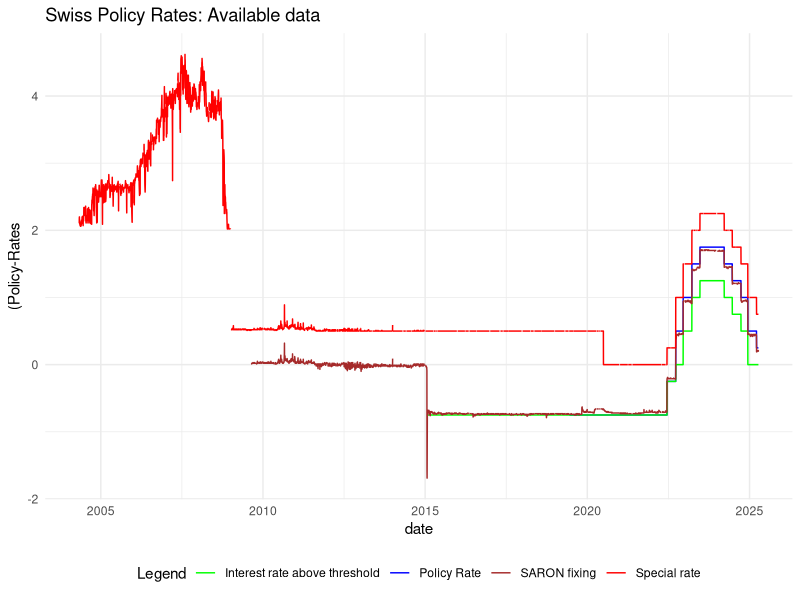
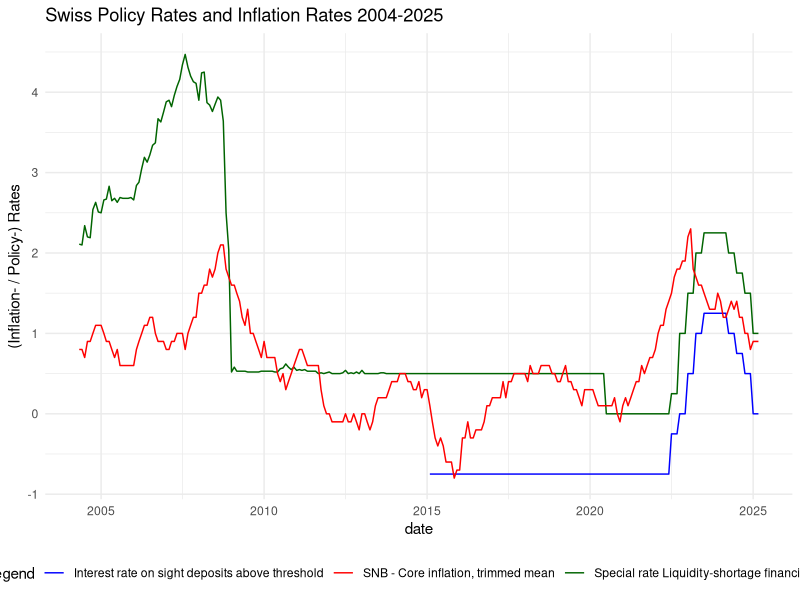

Generate these figures, in order, with R:
###install.packages("tidyverse")
library(tidyverse)
library(readxl)
library(zoo)


## Data preparation


# Load data

policy_rate_data <- read_excel("data/snb-data-snbgwdzid-en-all-20250414_1000.xlsx",
                            col_types = c("text", "numeric", "numeric", "numeric", "numeric", "numeric", "numeric", "numeric"),
                            skip = 21)
inflation_data <- read_excel("data/snb-data-plkoprinfla-en-all-20250422_0900.xlsx",
                            skip = 14) #skipping the first 14 rows


# Look at different available columns in the policy rate data:

pr_full <- policy_rate_data %>% 
  as_tibble() %>% 
  select(date = Overview,
         policy = `SNB policy rate`,
         ir_above = `Interest rate on sight deposits above threshold`,
         sar_fix = `SARON fixing at the close of the trading day`,
         special = `Special rate  (Liquidity-shortage financing facility)`) %>%
  mutate(date = ymd(date),
         (across(c(policy, ir_above, sar_fix, special),
                 ~ round(as.numeric(.), 2)))
  )
# view(pr_full)  

ggplot(pr_full, aes(x = date)) +
  geom_line(aes(y = policy, color = "Policy Rate")) +
  geom_line(aes(y = ir_above, color = "Interest rate above threshold")) +
  geom_line(aes(y = sar_fix, color = "SARON fixing")) +
  geom_line(aes(y = special, color = "Special rate")) +
  scale_color_manual(values = c("Policy Rate" = "blue",
                                "Interest rate above threshold" = "green",
                                "SARON fixing" = "brown",
                                "Special rate" = "red")) +
  labs(title = "Swiss Policy Rates: Available data",
       color = "Legend",
       y = "(Policy-Rates") +
  theme_minimal() +
  theme(legend.position = "bottom", legend.direction = "horizontal") 


# Prepare data

pr <- pr_full %>% 
  select(date, ir_above, special) %>%
  filter(!is.na(special))                 # remove rows with NA in ir_above

infl <- inflation_data %>% 
  as_tibble() %>%
  select(date = Overview, infl = `SNB - Core inflation, trimmed mean`) %>% 
  mutate(date = ymd(str_c(date, "-01")),   # add a '-01' to the date string before making it a date
         infl = as.numeric(infl),
         infl = round(infl, 1))
# view(infl)


# Group by year-month and keep the first (oldest) row in each group

pr <- pr %>%                      
  group_by(year_month = floor_date(date, "month")) %>%     # Group by month
  slice_min(date) %>%             # Keep oldest date in each month
  ungroup() %>%
  mutate(date = year_month) %>%   # Overwrite 'date' with YYYY-MM-01
  select(-year_month)             # Remove temporary column
# view(pr)


# merge data

df <- inner_join(pr, infl, by = "date")  # merge the two tibbles
view(df)


# convert df to a zoo time series object

df_ts <- zoo(
  df %>% select(-date),
  order.by = df$date
)
view(df_ts)


## Visualize data

ggplot(df, aes(x = date)) +
  geom_line(aes(y = ir_above, color = "Interest rate on sight deposits above threshold")) +
  geom_line(aes(y = special, color = "Special rate Liquidity-shortage financing facility")) +
  geom_line(aes(y = infl, color = "SNB - Core inflation, trimmed mean")) +
  scale_color_manual(values = c("Interest rate on sight deposits above threshold" = "blue",
                                "Special rate Liquidity-shortage financing facility" = "darkgreen",
                                "SNB - Core inflation, trimmed mean" = "red")) +
  labs(title = "Swiss Policy Rates and Inflation Rates 2004-2025",
       color = "Legend",
       y = "(Inflation- / Policy-) Rates") +
  theme_minimal() +
  theme(legend.position = "bottom", legend.direction = "horizontal")
